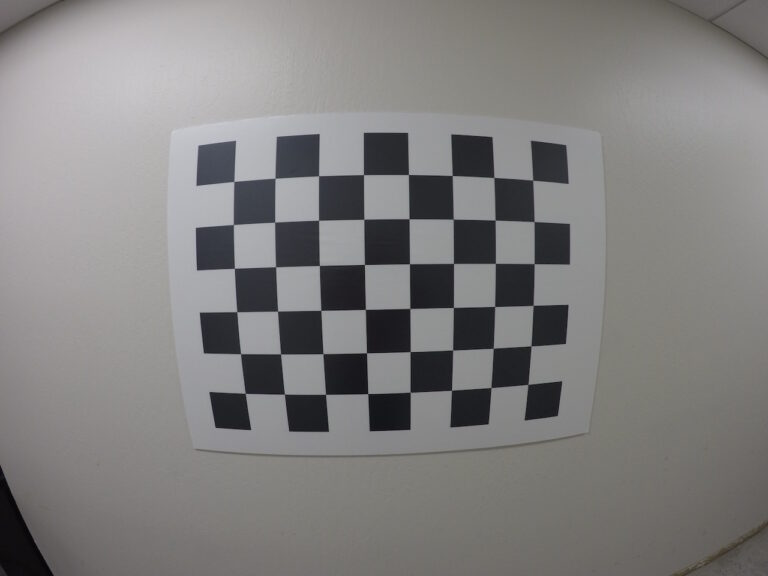
#> input picture MVision/Testting/testing/chessboard2.jpg, 768 x 576 px
$ python main.py
#> lines starting #> are read from the running program, lines starting #| are printed output that depends on the picture; after the words box and inside, x2 and y2 are one past the last pixel; in counts of white or black regions, pixels touching at a corner belong together
# Import required libraries
import cv2
import glob
import numpy as np
import matplotlib.pyplot as plt
import os  # Added for path checking

# Arrays to store object points and image points from all the images.
objpoints = []  # 3d point in real world space
imgpoints = []  # 2d points in image plane.

# Termination criteria
criteria = (cv2.TERM_CRITERIA_EPS + cv2.TERM_CRITERIA_MAX_ITER, 30, 0.001)

# Prepare object points
objp = np.zeros((6 * 8, 3), np.float32)
objp[:, :2] = np.mgrid[0:8, 0:6].T.reshape(-1, 2)

# Debug: Print current working directory
print(f"Current working directory: {os.getcwd()}")

# Make a list of calibration images
images = glob.glob('testing/chessboard2.jpg')

# Debug: Print number of images found
print(f"Number of images found: {len(images)}")
# Debug: Print the image paths
print(f"Image paths: {images}")

for idx, filename in enumerate(images):
    print(f"Processing image {idx + 1}/{len(images)}: {filename}")

    # Check if file exists and is readable
    if not os.path.isfile(filename):
        print(f"Error: File {filename} does not exist")
        continue

    # Read the image and convert it to a grayscale
    image = cv2.imread(filename)
#> image is the input picture: shape (576, 768, 3); mean B, G, R 127.3, 127.8, 129.2

    # Debug: Check if image was loaded properly
    if image is None:
        print(f"Error: Could not read image {filename}")
        continue

    print(f"Image shape: {image.shape}")
#| Image shape: (576, 768, 3)

    # convert it to grayscale
    gray = cv2.cvtColor(image, cv2.COLOR_BGR2GRAY)

    # Find the chessboard corners
    print("Looking for chessboard corners...")
    found, corners = cv2.findChessboardCorners(gray, (8, 6), None)
#> found = True; corners = 48 rows, first 8: [233.8, 181.5], [275.2, 178.4], [318.5, 175.7], [363.4, 174.6], [408.5, 174.4], [452, 175.5], [494.2, 177.3], [532.5, 179.9]

    # Debug: Print if corners were found
    print(f"Chessboard corners found: {found}")
#| Chessboard corners found: True

    # If found, add object points, image points (after refining them)
    if found == True:
        objpoints.append(objp)

        corners2 = cv2.cornerSubPix(gray, corners, (11, 11), (-1, -1), criteria)
#> corners2 = 48 rows, first 8: [233.9, 181.4], [275, 178.2], [318.6, 175.8], [363.5, 174.6], [408.5, 174.5], [452.2, 175.5], [493.8, 177.5], [532.7, 180.2]
        imgpoints.append(corners2)

        # Draw and display the corners
        cv2.drawChessboardCorners(image, (8, 6), corners, found)
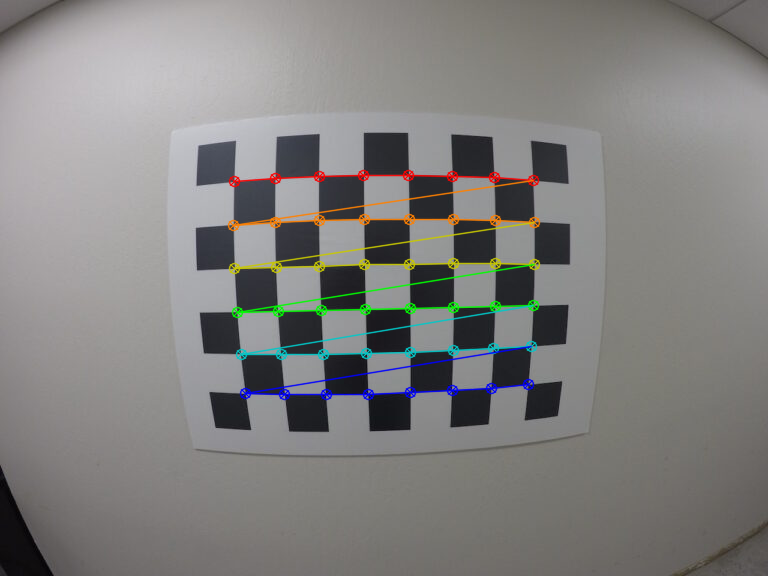
#> image: shape (576, 768, 3); 3.05% of pixels changed, all inside (x1, y1, x2, y2) = (227, 169, 541, 401)
        print("Displaying image with corners. Press any key to continue...")
        cv2.imshow("Corners", image)
        cv2.waitKey(0)
    else:
        print("No chessboard corners found in this image")

print("Destroying all windows...")
cv2.destroyAllWindows()
print("Done.")
